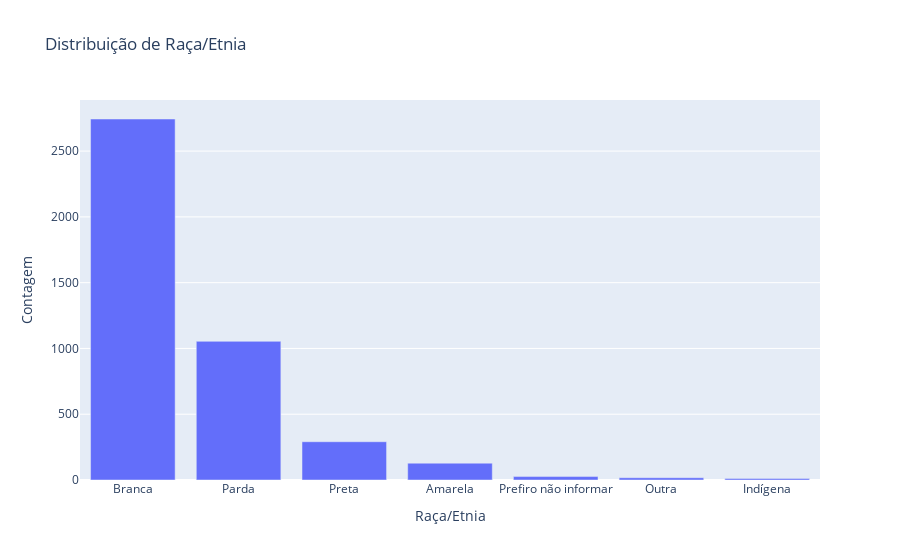

The code cell stored with this chart in its notebook:
### Code cell
# PERGUNTA: Qual é a distruibuição de anos de experiência dos respondentes?

contagem_etnias = df['Cor/raca/etnia'].value_counts()


df_etnias = pd.DataFrame({'etnia': contagem_etnias.index, 'Contagem': contagem_etnias.values})


fig = px.bar(df_etnias, x='etnia', y='Contagem', title='Distribuição de Raça/Etnia')


fig.update_layout(xaxis_title='Raça/Etnia', yaxis_title='Contagem', showlegend=False)


fig.show()

### Figure 1 — Plotly figure (JSON) as saved in the notebook; plotly's stock layout.template omitted (floating-point values rounded to 4 significant figures)
{"data": [{"alignmentgroup": "True", "hovertemplate": "etnia=%{x}<br>Contagem=%{y}<extra></extra>", "legendgroup": "", "marker": {"color": "#636efa", "pattern": {"shape": ""}}, "name": "", "offsetgroup": "", "orientation": "v", "showlegend": false, "textposition": "auto", "type": "bar", "x": ["Branca", "Parda", "Preta", "Amarela", "Prefiro não informar", "Outra", "Indígena"], "xaxis": "x", "y": [2744, 1054, 291, 128, 26, 17, 11], "yaxis": "y"}], "layout": {"barmode": "relative", "legend": {"tracegroupgap": 0}, "showlegend": false, "title": {"text": "Distribuição de Raça/Etnia"}, "xaxis": {"anchor": "y", "domain": [0, 1], "title": {"text": "Raça/Etnia"}}, "yaxis": {"anchor": "x", "domain": [0, 1], "title": {"text": "Contagem"}}}}
